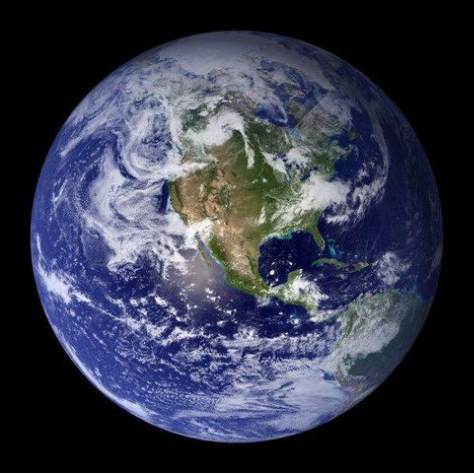
#> input picture earth_west.png, 474 x 474 px
$ python pixelator.py
#> lines starting #> are read from the running program, lines starting #| are printed output that depends on the picture
import numpy as np
import cv2 as cv
import matplotlib.pyplot as plt

files = ['earth_west.png', 'earth_east.png']

for file in files:
    img_ini = cv.imread(file)  # initialise file by reading it with imread
#> img_ini is the input picture: shape (474, 474, 3); mean B, G, R 74.7, 57.2, 54.1
    pixelated = cv.resize(img_ini, (3, 3), interpolation=cv.INTER_AREA)  # create 3x3 pixelated image
    img = cv.resize(pixelated, (300, 300), interpolation=cv.INTER_AREA)  # bring resolution back to 300 by 300
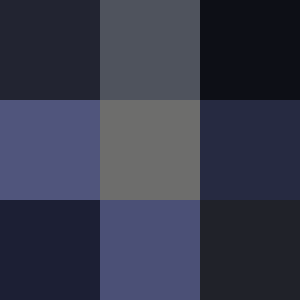
#> img: shape (300, 300, 3); mean of channels 0, 1, 2 74.7, 57.2, 54.2; drawn as B, G, R
    cv.imshow('Pixelated {}'.format(file), img)  # show image on screen
    cv.waitKey(2000)  # keep up for 2 seconds

    b, g, r = cv.split(pixelated)  # break out primary color channels
#> b = [[49, 93, 22], [124, 108, 65], [52, 118, 41]]; g = [[36, 83, 15], [85, 109, 42], [31, 80, 34]]; r = [[34, 79, 13], [80, 109, 38], [28, 75, 32]]
    color_aves = []  # list for color averages
    for array in (b, g, r):
        color_aves.append(np.average(array))  # average colors and add to list
#> this loop made 3 passes
#> array on passes 1 to 3: [[49, 93, 22], [124, 108, 65], [52, 118, 41]], [[36, 83, 15], [85, 109, 42], [31, 80, 34]], [[34, 79, 13], [80, 109, 38], [28, 75, 32]]
#> after the loop, color_aves = [74.67, 57.22, 54.22]

    labels = "Blue", 'Green', 'Red'  # labels for pie chart
    colors = ['blue', 'green', 'red']  # colors used in chart
    fig, ax = plt.subplots(figsize=(3.5, 3.3))  # size in inches
    _, _, autotexts = ax.pie(color_aves,  # create pie chart with color aves as data
                             labels=labels,  # set labels
                             autopct='%1.1f%%',  # set autopct to show numbers with one decimal point
                             colors=colors)  # set colors of chart
#> autotexts = 3 items
    for autotext in autotexts:
        autotext.set_color('white')  # set background color to white
#> this loop made 3 passes
    plt.title('{}\n'.format(file))  # add title to chart
#> pass 2 of the loop `for file in files:`:
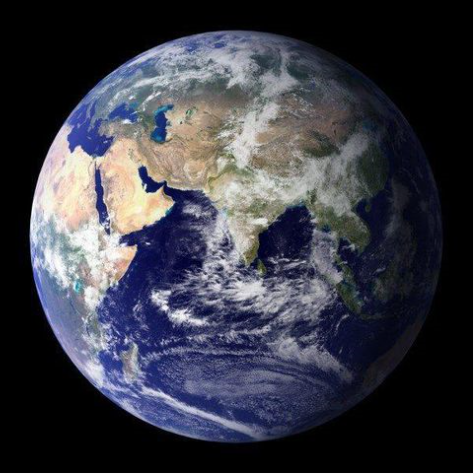
#> input picture earth_east.png, 474 x 474 px
#> img_ini is the input picture: shape (474, 474, 3); mean B, G, R 69.5, 59.5, 58.7
#> `img = cv.resize(pixelated, (300, 300), interpolation=cv.INTER_AREA)`:
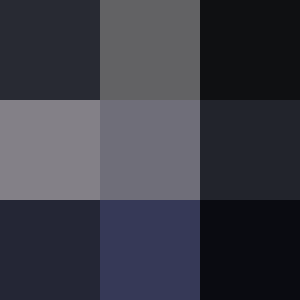
#> img: shape (300, 300, 3); mean of channels 0, 1, 2 69.6, 59.6, 58.8; drawn as B, G, R
#> b = [[51, 100, 18], [135, 121, 44], [53, 87, 17]]; g = [[42, 98, 16], [128, 110, 36], [38, 57, 11]]; r = [[40, 98, 15], [131, 111, 34], [36, 54, 10]]
#> the loop `for array in (b, g, r):` made 3 passes
#> array on passes 1 to 3: [[51, 100, 18], [135, 121, 44], [53, 87, 17]], [[42, 98, 16], [128, 110, 36], [38, 57, 11]], [[40, 98, 15], [131, 111, 34], [36, 54, 10]]
#> after the loop `for array in (b, g, r):`: color_aves = [69.56, 59.56, 58.78]
#> the loop `for autotext in autotexts:` made 3 passes

plt.show()  # show chart
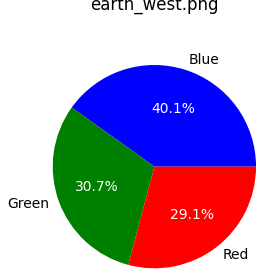
#> figure drawn by matplotlib, 1 panel
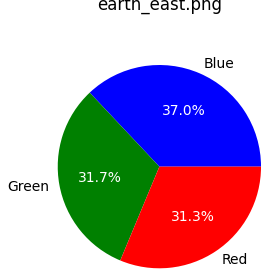
#> figure drawn by matplotlib, 1 panel
